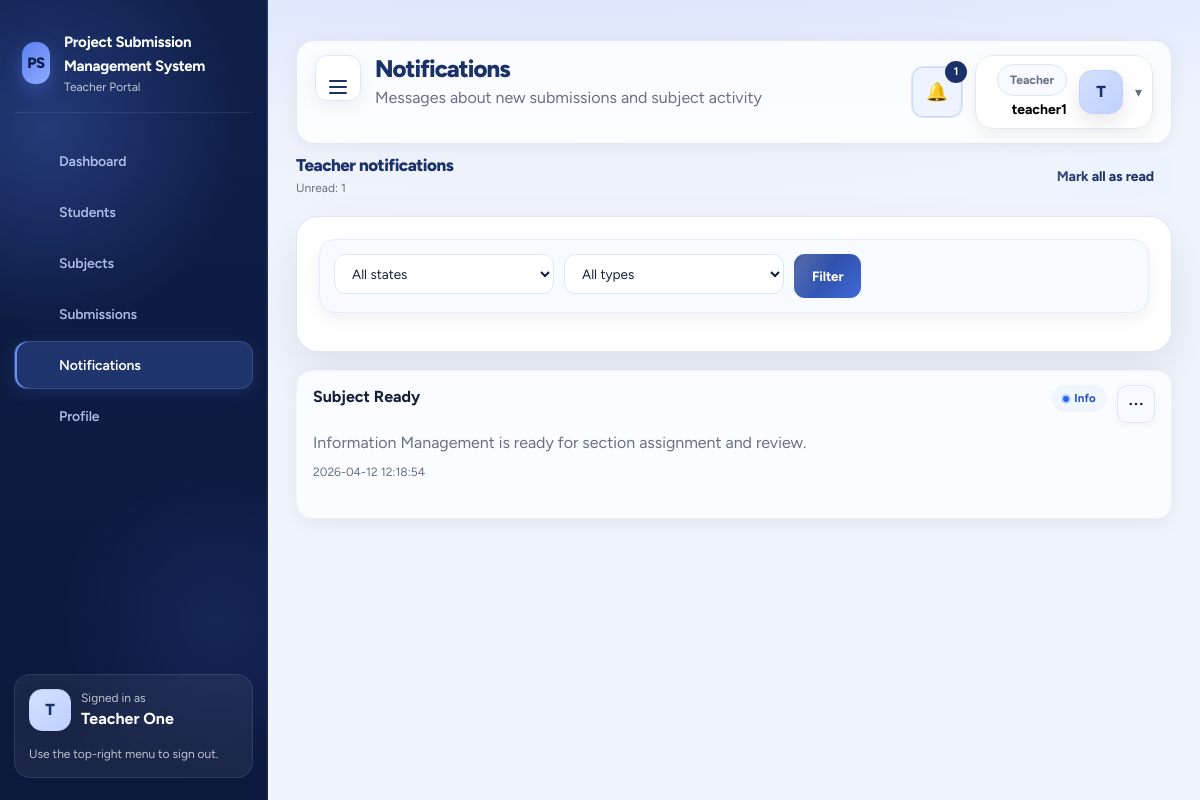
The page /project/teacher/notifications.php (signed in) on the database its author committed.
### tables this page shows
CREATE TABLE notifications (
    id INT AUTO_INCREMENT PRIMARY KEY,
    user_type ENUM('admin', 'teacher', 'student') NOT NULL,
    user_id INT NOT NULL,
    title VARCHAR(255) NOT NULL,
    message TEXT NOT NULL,
    type ENUM('info', 'success', 'warning') NOT NULL DEFAULT 'info',
    is_read TINYINT(1) NOT NULL DEFAULT 0,
    created_at TIMESTAMP DEFAULT CURRENT_TIMESTAMP,
    INDEX idx_notifications_user (user_type, user_id),
    INDEX idx_notifications_read (is_read)
);

### project/backend/config/app.php (called while the page is built, shortened)
<?php
function url(string $path = ''): string {
    return rtrim(APP_URL, '/') . '/' . ltrim($path, '/');
}
function asset_url(string $file): string {
    $relative = 'backend/assets/' . ltrim($file, '/');
    $absolute = dirname(__DIR__) . '/assets/' . ltrim($file, '/');
    $version = is_file($absolute) ? ('?v=' . filemtime($absolute)) : '';
    return url($relative) . $version;
}
function h(?string $value): string { return htmlspecialchars((string) $value, ENT_QUOTES, 'UTF-8'); }

### project/backend/config/auth.php (called while the page is built, shortened)
<?php
require_once __DIR__ . '/db.php';
function current_portal_role(): ?string {
    static $portalRole = null;
    static $resolved = false;
    if ($resolved) {
        return $portalRole;
    }
    $scriptPath = str_replace('\\', '/', $_SERVER['SCRIPT_NAME'] ?? '');
    $segments = array_values(array_filter(explode('/', trim($scriptPath, '/'))));
    $portalRole = $segments[1] ?? null;
    $resolved = true;
    return $portalRole;
}
function session_auth_store(): array {
    $auth = $_SESSION['auth'] ?? [];
    return is_array($auth) ? $auth : [];
}
function current_role(): ?string {
    $portalRole = current_portal_role();
    $auth = session_auth_store();
    if ($portalRole && isset($auth[$portalRole]['user'])) {
        return $portalRole;
    }
    return null;
}
function current_user(): ?array {
    $portalRole = current_portal_role();
    $auth = session_auth_store();
    if ($portalRole && isset($auth[$portalRole]['user']) && is_array($auth[$portalRole]['user'])) {
        return $auth[$portalRole]['user'];
    }
    return null;
}
function count_unread_notifications(string $userType, int $userId): int {
    $stmt = pdo()->prepare('SELECT COUNT(*) FROM notifications WHERE user_type = ? AND user_id = ? AND is_read = 0');
    $stmt->execute([$userType, $userId]);
    return (int) $stmt->fetchColumn();
}

### project/backend/config/db.php (called while the page is built)
<?php
require_once __DIR__ . '/app.php';
function pdo(): PDO {
    static $pdo = null;
    if ($pdo instanceof PDO) {
        return $pdo;
    }
    $host = DB_HOST;
    $port = (string) DB_PORT;
    $db   = DB_NAME;
    $user = DB_USER;
    $pass = DB_PASS;
    $dsn = "mysql:host={$host};port={$port};dbname={$db};charset=utf8mb4";
    $options = [
        PDO::ATTR_ERRMODE => PDO::ERRMODE_EXCEPTION,
        PDO::ATTR_DEFAULT_FETCH_MODE => PDO::FETCH_ASSOC,
        PDO::ATTR_EMULATE_PREPARES => false,
    ];
    $pdo = new PDO($dsn, $user, $pass, $options);
    return $pdo;
}

### project/teacher/notifications.php (the view, shortened to what this page needs)
<?php
require_once __DIR__ . '/../backend/helpers/query.php';
$teacher = current_user();
$state = trim($_GET['state'] ?? '');
$type = trim($_GET['type'] ?? '');
$rows = fetch_notification_filters('teacher', (int) $teacher['id'], $state, $type);
$title = 'Notifications';
$subtitle = 'Messages about new submissions and subject activity';
require_once __DIR__ . '/../backend/partials/header.php';
?>
<div class="split-header">
  <div>
    <h3 class="section-title">Teacher notifications</h3>
    <div class="muted small">Unread: <?= count_unread_notifications('teacher', (int) $teacher['id']) ?></div>
  </div>
  <form method="post"><input type="hidden" name="_csrf" value="<?= h(csrf_token()) ?>"><input type="hidden" name="action" value="mark_all_read"><button class="btn btn-secondary" type="submit">Mark all as read</button></form>
</div>
<div class="card" style="margin-top:18px;">
  <form method="get" class="filter-row">
    <select name="state">
      <option value="">All states</option>
    </select>
    <select name="type">
      <option value="">All types</option>
    </select>
    <button class="btn" type="submit">Filter</button>
  </form>
</div>
<div class="timeline-list" style="margin-top:18px;">
  <?php foreach ($rows as $row): ?>
    <div id="notification-<?= (int) $row['id'] ?>"
         class="timeline-item <?= (int) $row['is_read'] === 0 ? 'unread' : '' ?>"
         <?= (int) $row['is_read'] === 0 ? 'title="Click anywhere on this card to mark as read"' : '' ?>>
      <div class="notification-title-row">
        <strong><?= h($row['title']) ?></strong>
        <div class="table-actions">
          <?= status_badge($row['type']) ?>
          <?php if ((int) $row['is_read'] === 0): ?>
            <form method="post">
              <button class="btn btn-outline btn-sm" type="submit" title="Mark as read">Mark read</button>
            </form>
          <?php endif; ?>
        </div>
      </div>
      <p><?= h($row['message']) ?></p>
      <div class="muted small"><?= h($row['created_at']) ?></div>
    </div>
  <?php endforeach; ?>
</div>
<?php require_once __DIR__ . '/../backend/partials/footer.php'; ?>

### project/backend/partials/header.php (shortened to what this page needs)
<?php
$role = current_role();
$user = current_user();
$currentPath = $_SERVER['PHP_SELF'] ?? '';
$nav = [
    'admin' => [
        'Dashboard' => 'admin/dashboard.php',
        'Sections' => 'admin/sections.php',
        'Academic' => 'admin/academic.php',
        'Students' => 'admin/students.php',
        'Teachers' => 'admin/teachers.php',
        'Subjects' => 'admin/subjects.php',
        'Submissions' => 'admin/submissions.php',
        'Requests' => 'admin/requests.php',
        'Reports' => 'admin/reports.php',
        'Notifications' => 'admin/notifications.php',
        'Bulk Move' => 'admin/bulk_move.php',
        'Audit Logs' => 'admin/audit_logs.php',
        'System Tools' => 'admin/system_tools.php',
        'Settings' => 'admin/settings.php',
    ],
    'teacher' => [
        'Dashboard' => 'teacher/dashboard.php',
        'Students' => 'teacher/students.php',
        'Subjects' => 'teacher/subjects.php',
        'Submissions' => 'teacher/submissions.php',
        'Notifications' => 'teacher/notifications.php',
        'Profile' => 'teacher/profile.php',
    ],
    'student' => [
        'Dashboard' => 'student/dashboard.php',
        'Subjects' => 'student/subjects.php',
        'Submit' => 'student/submit.php',
        'My Submissions' => 'student/my_submissions.php',
        'Notifications' => 'student/notifications.php',
        'Profile' => 'student/profile.php',
    ],
];
$avatarInitial = strtoupper(substr(trim((string) ($user['full_name'] ?? $user['username'] ?? 'U')), 0, 1));
$avatarPath = trim((string) ($user['avatar_path'] ?? ''));
$avatarUrl = $avatarPath !== '' ? url(ltrim($avatarPath, '/')) : '';
$avatarStyle = $avatarUrl !== '' ? ' style="background-image:url(' . h($avatarUrl) . ')"' : '';
$avatarClasses = 'student-avatar';
$avatarSmallClasses = 'student-avatar student-avatar-small';
$unreadCount = 0;
$recentNotifications = [];
if ($role && $user) {
    $unreadCount = count_unread_notifications($role, (int) $user['id']);
    $recentNotifications = fetch_notifications($role, (int) $user['id'], 5);
}
?>
<!doctype html>
<html lang="en">
<head>
  <link href="https://cdn.jsdelivr.net/npm/bootstrap@5.3.3/dist/css/bootstrap.min.css" rel="stylesheet">
  <link href="https://cdn.jsdelivr.net/npm/bootstrap-icons@1.11.3/font/bootstrap-icons.min.css" rel="stylesheet">
  <link rel="stylesheet" href="<?= h(asset_url('app.css')) ?>">
</head>
<body class="role-<?= h($role ?: 'guest') ?>">
<div class="app-shell">
<?php if ($role): ?>
  <aside class="sidebar sidebar-pro <?= $role === 'student' ? 'student-sidebar-shell' : '' ?>" data-sidebar>
    <div class="brand-block student-brand-block">
      <div class="brand-mark">PS</div>
      <div>
        <strong><?= h(APP_NAME) ?></strong>
        <div class="muted small sidebar-muted"><?= h(ucfirst($role)) ?> Portal</div>
      </div>
    </div>
    <nav class="side-nav <?= $role === 'student' ? 'student-side-nav-modern' : '' ?>">
      <?php foreach (($nav[$role] ?? []) as $label => $path): ?>
        <?php $isActive = str_contains($currentPath, basename($path)); ?>
        <a class="<?= $isActive ? 'active' : '' ?>" href="<?= h(url($path)) ?>" data-nav-label="<?= h($label) ?>" <?= $isActive ? 'aria-current="page"' : '' ?>>
          <span class="nav-icon"><?= $navIcons[$label] ?? ($navIcons['Settings'] ?? '') ?></span>
          <span><?= h($label) ?></span>
        </a>
      <?php endforeach; ?>
    </nav>
    <div class="sidebar-footer <?= $role === 'student' ? 'student-sidebar-profile' : '' ?>">
      <div class="student-sidebar-user">
        <div class="<?= h($avatarSmallClasses) ?>" data-student-avatar data-avatar-initial="<?= h($avatarInitial) ?>"<?= $avatarStyle ?>><?= h($avatarInitial) ?></div>
        <div>
          <div class="muted small sidebar-muted">Signed in as</div>
          <strong><?= h($user['full_name'] ?? $user['username'] ?? 'User') ?></strong>
        </div>
      </div>
      <div class="muted small sidebar-muted">Use the top-right menu to sign out.</div>
    </div>
  </aside>
<?php endif; ?>
<main class="main-content <?= $role ? '' : 'no-sidebar' ?>">
  <header class="topbar modern-topbar <?= $role === 'student' ? 'student-topbar-shell' : '' ?>">
    <div class="topbar-heading-wrap">
      <?php if ($role): ?>
        <button type="button" class="icon-btn sidebar-toggle-btn" data-sidebar-toggle aria-label="Toggle navigation" aria-expanded="true" title="Toggle navigation">
          <span class="sidebar-toggle-bars" aria-hidden="true"><span></span><span></span><span></span></span>
        </button>
      <?php endif; ?>
      <div>
      <h1><?= h($title ?? 'Dashboard') ?></h1>
      <?php if (!empty($subtitle)): ?><p class="muted"><?= h($subtitle) ?></p><?php endif; ?>
      </div>
    </div>
    <?php if ($role && $user): ?>
      <div class="topbar-meta modern-meta <?= $role === 'student' ? 'student-topbar-meta' : '' ?>">
        <div class="notification-menu">
          <button type="button" class="icon-btn topbar-alert-btn <?= str_contains($currentPath, 'notifications.php') ? 'is-current' : '' ?>" data-toggle-menu data-notification-toggle aria-expanded="false" aria-haspopup="true" aria-controls="topbar-notification-dropdown" aria-label="Toggle notifications<?= $unreadCount > 0 ? ' (' . (int) $unreadCount . ' unread)' : '' ?>" title="Notifications">
            <span class="topbar-alert-icon" aria-hidden="true">🔔</span>
            <?php if ($unreadCount > 0): ?><span class="badge-count"><?= (int) $unreadCount ?></span><?php endif; ?>
          </button>
            <?php if ($recentNotifications): ?>
              <?php foreach ($recentNotifications as $note): ?>
                    <?= status_badge($note['type']) ?>
              <?php endforeach; ?>
            <?php else: ?>
              <div class="notification-empty muted">No notifications yet.</div>
            <?php endif; ?>
        </div>
        <div class="profile-menu dropdown-shell <?= $role === 'student' ? 'student-topbar-usercard' : '' ?>" data-dropdown-shell>
          <button type="button" class="profile-toggle" data-dropdown-toggle aria-expanded="false" aria-label="Open profile menu" title="Profile menu">
            <div class="profile-toggle-copy">
              <div class="pill soft"><?= h(ucfirst($role)) ?></div>
              <strong><?= h($user['username'] ?? $user['full_name'] ?? 'User') ?></strong>
            </div>
            <div class="<?= h($avatarClasses) ?>" data-student-avatar data-avatar-initial="<?= h($avatarInitial) ?>"<?= $avatarStyle ?>><?= h($avatarInitial) ?></div>
            <span class="profile-caret" aria-hidden="true">▾</span>
          </button>
        </div>
      </div>
    <?php endif; ?>
  </header>

### project/backend/helpers/query.php (shortened to what this page needs)
<?php
require_once __DIR__ . '/../config/auth.php';
function fetch_notification_filters(string $userType, int $userId, string $state = '', string $type = ''): array {
    $sql = 'SELECT * FROM notifications WHERE user_type = ? AND user_id = ?';
    $params = [$userType, $userId];
    $sql .= ' ORDER BY created_at DESC';
    $stmt = pdo()->prepare($sql);
    $stmt->execute($params);
    return $stmt->fetchAll();
}
function status_badge(string $status): string {
    return '<span class="status ' . h($status) . '">' . h(ucwords(str_replace('_', ' ', $status))) . '</span>';
}

### rows shown on the page
notifications: user "1", title "Subject Ready", type "Info", message "Information Management is ready for section assignment and review.", created_at "2026-04-12 12:18:54"

### other values the page prints
APP_NAME "Project Submission Management System"
$role "Teacher"
$label "Dashboard"
$label "Students"
$label "Subjects"
$label "Submissions"
$label "Notifications"
$label "Profile"
$avatarInitial "T"
$user['full_name'] "Teacher One"
$title "Notifications"
$subtitle "Messages about new submissions and subject activity"
$user['username'] "teacher1"
